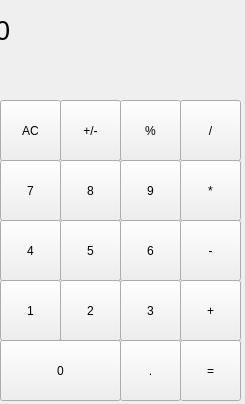
<?xml version="1.0" encoding="UTF-8"?>
<ui version="4.0">
 <class>MainWindow</class>
 <widget class="QMainWindow" name="MainWindow">
  <property name="geometry">
   <rect>
    <x>0</x>
    <y>0</y>
    <width>245</width>
    <height>404</height>
   </rect>
  </property>
  <property name="windowTitle">
   <string>MainWindow</string>
  </property>
  <widget class="QWidget" name="centralWidget">
   <widget class="QLabel" name="label">
    <property name="geometry">
     <rect>
      <x>-5</x>
      <y>0</y>
      <width>241</width>
      <height>61</height>
     </rect>
    </property>
    <property name="font">
     <font>
      <pointsize>20</pointsize>
     </font>
    </property>
    <property name="styleSheet">
     <string notr="true">QLabel {
	qproperty-alignment:'AlignVCenter | AlignRight';
	border: 1 px solid gray;
}

backgronud-color:white;</string>
    </property>
    <property name="text">
     <string>0</string>
    </property>
   </widget>
   <widget class="QPushButton" name="pushButton">
    <property name="geometry">
     <rect>
      <x>0</x>
      <y>160</y>
      <width>61</width>
      <height>61</height>
     </rect>
    </property>
    <property name="styleSheet">
     <string notr="true"/>
    </property>
    <property name="text">
     <string>7</string>
    </property>
   </widget>
   <widget class="QPushButton" name="pushButton_2">
    <property name="geometry">
     <rect>
      <x>60</x>
      <y>160</y>
      <width>61</width>
      <height>61</height>
     </rect>
    </property>
    <property name="styleSheet">
     <string notr="true"/>
    </property>
    <property name="text">
     <string>8</string>
    </property>
   </widget>
   <widget class="QPushButton" name="pushButton_3">
    <property name="geometry">
     <rect>
      <x>120</x>
      <y>160</y>
      <width>61</width>
      <height>61</height>
     </rect>
    </property>
    <property name="styleSheet">
     <string notr="true"/>
    </property>
    <property name="text">
     <string>9</string>
    </property>
   </widget>
   <widget class="QPushButton" name="pushButton_4">
    <property name="geometry">
     <rect>
      <x>180</x>
      <y>160</y>
      <width>61</width>
      <height>61</height>
     </rect>
    </property>
    <property name="text">
     <string>*</string>
    </property>
   </widget>
   <widget class="QPushButton" name="pushButton_5">
    <property name="geometry">
     <rect>
      <x>180</x>
      <y>220</y>
      <width>61</width>
      <height>61</height>
     </rect>
    </property>
    <property name="text">
     <string>-</string>
    </property>
   </widget>
   <widget class="QPushButton" name="pushButton_6">
    <property name="geometry">
     <rect>
      <x>120</x>
      <y>220</y>
      <width>61</width>
      <height>61</height>
     </rect>
    </property>
    <property name="styleSheet">
     <string notr="true"/>
    </property>
    <property name="text">
     <string>6</string>
    </property>
   </widget>
   <widget class="QPushButton" name="pushButton_7">
    <property name="geometry">
     <rect>
      <x>0</x>
      <y>220</y>
      <width>61</width>
      <height>61</height>
     </rect>
    </property>
    <property name="styleSheet">
     <string notr="true"/>
    </property>
    <property name="text">
     <string>4</string>
    </property>
   </widget>
   <widget class="QPushButton" name="pushButton_8">
    <property name="geometry">
     <rect>
      <x>60</x>
      <y>220</y>
      <width>61</width>
      <height>61</height>
     </rect>
    </property>
    <property name="styleSheet">
     <string notr="true"/>
    </property>
    <property name="text">
     <string>5</string>
    </property>
   </widget>
   <widget class="QPushButton" name="pushButton_9">
    <property name="geometry">
     <rect>
      <x>120</x>
      <y>280</y>
      <width>61</width>
      <height>61</height>
     </rect>
    </property>
    <property name="styleSheet">
     <string notr="true"/>
    </property>
    <property name="text">
     <string>3</string>
    </property>
   </widget>
   <widget class="QPushButton" name="pushButton_10">
    <property name="geometry">
     <rect>
      <x>0</x>
      <y>280</y>
      <width>61</width>
      <height>61</height>
     </rect>
    </property>
    <property name="styleSheet">
     <string notr="true"/>
    </property>
    <property name="text">
     <string>1</string>
    </property>
   </widget>
   <widget class="QPushButton" name="pushButton_11">
    <property name="geometry">
     <rect>
      <x>180</x>
      <y>280</y>
      <width>61</width>
      <height>61</height>
     </rect>
    </property>
    <property name="text">
     <string>+</string>
    </property>
   </widget>
   <widget class="QPushButton" name="pushButton_12">
    <property name="geometry">
     <rect>
      <x>60</x>
      <y>280</y>
      <width>61</width>
      <height>61</height>
     </rect>
    </property>
    <property name="styleSheet">
     <string notr="true"/>
    </property>
    <property name="text">
     <string>2</string>
    </property>
   </widget>
   <widget class="QPushButton" name="pushButton_13">
    <property name="geometry">
     <rect>
      <x>120</x>
      <y>340</y>
      <width>61</width>
      <height>61</height>
     </rect>
    </property>
    <property name="text">
     <string>.</string>
    </property>
   </widget>
   <widget class="QPushButton" name="pushButton_14">
    <property name="geometry">
     <rect>
      <x>0</x>
      <y>340</y>
      <width>121</width>
      <height>61</height>
     </rect>
    </property>
    <property name="text">
     <string>0</string>
    </property>
   </widget>
   <widget class="QPushButton" name="pushButton_15">
    <property name="geometry">
     <rect>
      <x>180</x>
      <y>340</y>
      <width>61</width>
      <height>61</height>
     </rect>
    </property>
    <property name="text">
     <string>=</string>
    </property>
   </widget>
   <widget class="QPushButton" name="pushButton_16">
    <property name="geometry">
     <rect>
      <x>180</x>
      <y>100</y>
      <width>61</width>
      <height>61</height>
     </rect>
    </property>
    <property name="text">
     <string>/</string>
    </property>
   </widget>
   <widget class="QPushButton" name="pushButton_17">
    <property name="geometry">
     <rect>
      <x>0</x>
      <y>100</y>
      <width>61</width>
      <height>61</height>
     </rect>
    </property>
    <property name="text">
     <string>AC</string>
    </property>
   </widget>
   <widget class="QPushButton" name="pushButton_18">
    <property name="geometry">
     <rect>
      <x>120</x>
      <y>100</y>
      <width>61</width>
      <height>61</height>
     </rect>
    </property>
    <property name="text">
     <string>%</string>
    </property>
   </widget>
   <widget class="QPushButton" name="pushButton_19">
    <property name="geometry">
     <rect>
      <x>60</x>
      <y>100</y>
      <width>61</width>
      <height>61</height>
     </rect>
    </property>
    <property name="text">
     <string>+/-</string>
    </property>
   </widget>
  </widget>
 </widget>
 <layoutdefault spacing="6" margin="11"/>
 <resources/>
 <connections/>
</ui>
